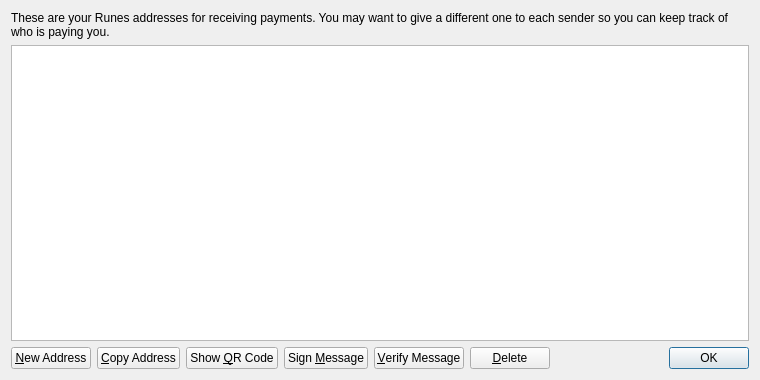
<?xml version="1.0" encoding="UTF-8"?>
<ui version="4.0">
 <class>AddressBookPage</class>
 <widget class="QWidget" name="AddressBookPage">
  <property name="geometry">
   <rect>
    <x>0</x>
    <y>0</y>
    <width>760</width>
    <height>380</height>
   </rect>
  </property>
  <property name="windowTitle">
   <string>Address Book</string>
  </property>
  <layout class="QVBoxLayout" name="verticalLayout">
   <item>
    <widget class="QLabel" name="labelExplanation">
     <property name="text">
      <string>These are your Runes addresses for receiving payments. You may want to give a different one to each sender so you can keep track of who is paying you.</string>
     </property>
     <property name="textFormat">
      <enum>Qt::PlainText</enum>
     </property>
     <property name="wordWrap">
      <bool>true</bool>
     </property>
    </widget>
   </item>
   <item>
    <widget class="QTableView" name="tableView">
     <property name="contextMenuPolicy">
      <enum>Qt::CustomContextMenu</enum>
     </property>
     <property name="toolTip">
      <string>Double-click to edit address or label</string>
     </property>
     <property name="tabKeyNavigation">
      <bool>false</bool>
     </property>
     <property name="selectionMode">
      <enum>QAbstractItemView::SingleSelection</enum>
     </property>
     <property name="selectionBehavior">
      <enum>QAbstractItemView::SelectRows</enum>
     </property>
     <property name="sortingEnabled">
      <bool>true</bool>
     </property>
     <attribute name="verticalHeaderVisible">
      <bool>false</bool>
     </attribute>
    </widget>
   </item>
   <item>
    <layout class="QHBoxLayout" name="horizontalLayout">
     <item>
      <widget class="QPushButton" name="newAddressButton">
       <property name="toolTip">
        <string>Create a new address</string>
       </property>
       <property name="text">
        <string>&amp;New Address</string>
       </property>
      </widget>
     </item>
     <item>
      <widget class="QPushButton" name="copyToClipboard">
       <property name="toolTip">
        <string>Copy the currently selected address to the system clipboard</string>
       </property>
       <property name="text">
        <string>&amp;Copy Address</string>
       </property>
      </widget>
     </item>
     <item>
      <widget class="QPushButton" name="showQRCode">
       <property name="text">
        <string>Show &amp;QR Code</string>
       </property>
      </widget>
     </item>
     <item>
      <widget class="QPushButton" name="signMessage">
       <property name="toolTip">
        <string>Sign a message to prove you own a Runes address</string>
       </property>
       <property name="text">
        <string>Sign &amp;Message</string>
       </property>
      </widget>
     </item>
     <item>
      <widget class="QPushButton" name="verifyMessage">
       <property name="toolTip">
        <string>Verify a message to ensure it was signed with a specified Runes address</string>
       </property>
       <property name="text">
        <string>&amp;Verify Message</string>
       </property>
      </widget>
     </item>
     <item>
      <widget class="QPushButton" name="deleteButton">
       <property name="toolTip">
        <string>Delete the currently selected address from the list</string>
       </property>
       <property name="text">
        <string>&amp;Delete</string>
       </property>
      </widget>
     </item>
     <item>
      <spacer name="horizontalSpacer">
       <property name="orientation">
        <enum>Qt::Horizontal</enum>
       </property>
       <property name="sizeHint" stdset="0">
        <size>
         <width>40</width>
         <height>20</height>
        </size>
       </property>
      </spacer>
     </item>
     <item>
      <widget class="QDialogButtonBox" name="buttonBox">
       <property name="sizePolicy">
        <sizepolicy hsizetype="Maximum" vsizetype="Fixed">
         <horstretch>0</horstretch>
         <verstretch>0</verstretch>
        </sizepolicy>
       </property>
       <property name="standardButtons">
        <set>QDialogButtonBox::Ok</set>
       </property>
      </widget>
     </item>
    </layout>
   </item>
  </layout>
 </widget>
 <resources>
  <include location="../bitcoin.qrc"/>
 </resources>
 <connections/>
</ui>
